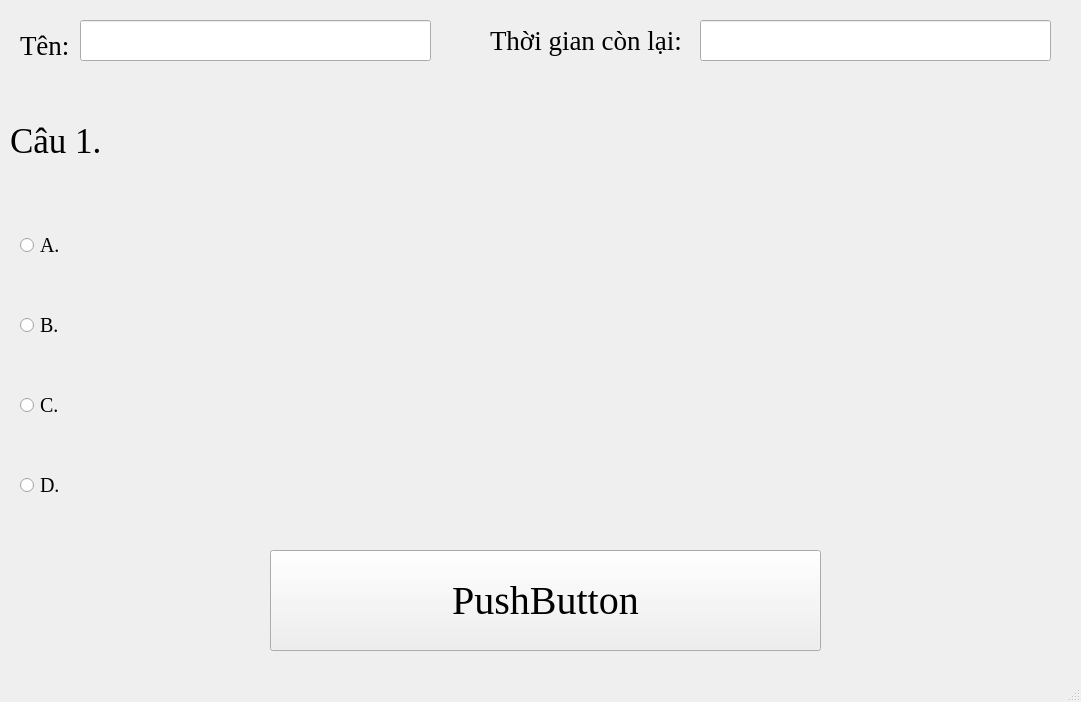
<?xml version="1.0" encoding="UTF-8"?>
<ui version="4.0">
 <class>MainWindow</class>
 <widget class="QMainWindow" name="MainWindow">
  <property name="geometry">
   <rect>
    <x>0</x>
    <y>0</y>
    <width>1081</width>
    <height>702</height>
   </rect>
  </property>
  <property name="minimumSize">
   <size>
    <width>1081</width>
    <height>702</height>
   </size>
  </property>
  <property name="maximumSize">
   <size>
    <width>1081</width>
    <height>702</height>
   </size>
  </property>
  <property name="windowTitle">
   <string>MainWindow</string>
  </property>
  <widget class="QWidget" name="centralwidget">
   <widget class="QRadioButton" name="D_Button">
    <property name="geometry">
     <rect>
      <x>20</x>
      <y>450</y>
      <width>1061</width>
      <height>71</height>
     </rect>
    </property>
    <property name="font">
     <font>
      <family>Times New Roman</family>
      <pointsize>15</pointsize>
     </font>
    </property>
    <property name="text">
     <string>D.</string>
    </property>
   </widget>
   <widget class="QLineEdit" name="Time">
    <property name="geometry">
     <rect>
      <x>700</x>
      <y>20</y>
      <width>351</width>
      <height>41</height>
     </rect>
    </property>
    <property name="font">
     <font>
      <family>Times New Roman</family>
      <pointsize>25</pointsize>
     </font>
    </property>
   </widget>
   <widget class="QRadioButton" name="C_Button">
    <property name="geometry">
     <rect>
      <x>20</x>
      <y>370</y>
      <width>1061</width>
      <height>71</height>
     </rect>
    </property>
    <property name="font">
     <font>
      <family>Times New Roman</family>
      <pointsize>15</pointsize>
     </font>
    </property>
    <property name="text">
     <string>C.</string>
    </property>
   </widget>
   <widget class="QPushButton" name="Next_Button">
    <property name="geometry">
     <rect>
      <x>270</x>
      <y>550</y>
      <width>551</width>
      <height>101</height>
     </rect>
    </property>
    <property name="font">
     <font>
      <family>Times New Roman</family>
      <pointsize>30</pointsize>
     </font>
    </property>
    <property name="text">
     <string>PushButton</string>
    </property>
   </widget>
   <widget class="QLabel" name="label_4">
    <property name="geometry">
     <rect>
      <x>490</x>
      <y>20</y>
      <width>201</width>
      <height>41</height>
     </rect>
    </property>
    <property name="font">
     <font>
      <family>Times New Roman</family>
      <pointsize>20</pointsize>
     </font>
    </property>
    <property name="text">
     <string>Thời gian còn lại:</string>
    </property>
   </widget>
   <widget class="QLineEdit" name="Name">
    <property name="geometry">
     <rect>
      <x>80</x>
      <y>20</y>
      <width>351</width>
      <height>41</height>
     </rect>
    </property>
    <property name="font">
     <font>
      <family>Times New Roman</family>
      <pointsize>25</pointsize>
     </font>
    </property>
   </widget>
   <widget class="QRadioButton" name="B_Button">
    <property name="geometry">
     <rect>
      <x>20</x>
      <y>290</y>
      <width>1061</width>
      <height>71</height>
     </rect>
    </property>
    <property name="font">
     <font>
      <family>Times New Roman</family>
      <pointsize>15</pointsize>
     </font>
    </property>
    <property name="text">
     <string>B.</string>
    </property>
   </widget>
   <widget class="QRadioButton" name="A_Button">
    <property name="geometry">
     <rect>
      <x>20</x>
      <y>210</y>
      <width>1061</width>
      <height>71</height>
     </rect>
    </property>
    <property name="font">
     <font>
      <family>Times New Roman</family>
      <pointsize>15</pointsize>
     </font>
    </property>
    <property name="text">
     <string>A.</string>
    </property>
   </widget>
   <widget class="QLabel" name="label_3">
    <property name="geometry">
     <rect>
      <x>20</x>
      <y>30</y>
      <width>61</width>
      <height>31</height>
     </rect>
    </property>
    <property name="font">
     <font>
      <family>Times New Roman</family>
      <pointsize>20</pointsize>
     </font>
    </property>
    <property name="text">
     <string>Tên:</string>
    </property>
   </widget>
   <widget class="QLabel" name="label_2">
    <property name="geometry">
     <rect>
      <x>10</x>
      <y>80</y>
      <width>1071</width>
      <height>121</height>
     </rect>
    </property>
    <property name="font">
     <font>
      <family>Times New Roman</family>
      <pointsize>26</pointsize>
     </font>
    </property>
    <property name="styleSheet">
     <string notr="true"/>
    </property>
    <property name="text">
     <string>Câu 1.</string>
    </property>
   </widget>
  </widget>
  <widget class="QMenuBar" name="menubar">
   <property name="geometry">
    <rect>
     <x>0</x>
     <y>0</y>
     <width>1081</width>
     <height>21</height>
    </rect>
   </property>
  </widget>
  <widget class="QStatusBar" name="statusbar"/>
 </widget>
 <resources/>
 <connections/>
</ui>
